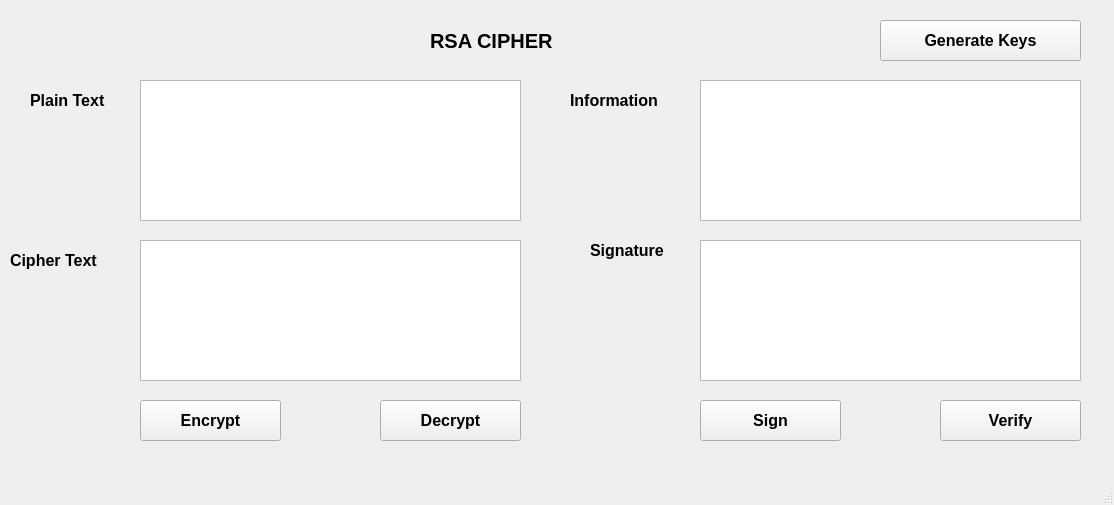
<?xml version="1.0" encoding="UTF-8"?>
<ui version="4.0">
 <class>MainWindow</class>
 <widget class="QMainWindow" name="MainWindow">
  <property name="geometry">
   <rect>
    <x>0</x>
    <y>0</y>
    <width>1114</width>
    <height>505</height>
   </rect>
  </property>
  <property name="windowTitle">
   <string>MainWindow</string>
  </property>
  <widget class="QWidget" name="centralwidget">
   <widget class="QLabel" name="label">
    <property name="geometry">
     <rect>
      <x>430</x>
      <y>20</y>
      <width>161</width>
      <height>41</height>
     </rect>
    </property>
    <property name="font">
     <font>
      <pointsize>15</pointsize>
      <weight>75</weight>
      <bold>true</bold>
     </font>
    </property>
    <property name="text">
     <string>RSA CIPHER</string>
    </property>
   </widget>
   <widget class="QLabel" name="label_2">
    <property name="geometry">
     <rect>
      <x>30</x>
      <y>80</y>
      <width>131</width>
      <height>41</height>
     </rect>
    </property>
    <property name="font">
     <font>
      <pointsize>12</pointsize>
      <weight>75</weight>
      <bold>true</bold>
     </font>
    </property>
    <property name="text">
     <string>Plain Text</string>
    </property>
   </widget>
   <widget class="QLabel" name="label_3">
    <property name="geometry">
     <rect>
      <x>10</x>
      <y>240</y>
      <width>131</width>
      <height>41</height>
     </rect>
    </property>
    <property name="font">
     <font>
      <pointsize>12</pointsize>
      <weight>75</weight>
      <bold>true</bold>
     </font>
    </property>
    <property name="text">
     <string>Cipher Text</string>
    </property>
   </widget>
   <widget class="QLabel" name="label_4">
    <property name="geometry">
     <rect>
      <x>590</x>
      <y>230</y>
      <width>131</width>
      <height>41</height>
     </rect>
    </property>
    <property name="font">
     <font>
      <pointsize>12</pointsize>
      <weight>75</weight>
      <bold>true</bold>
     </font>
    </property>
    <property name="text">
     <string>Signature</string>
    </property>
   </widget>
   <widget class="QLabel" name="label_5">
    <property name="geometry">
     <rect>
      <x>570</x>
      <y>80</y>
      <width>131</width>
      <height>41</height>
     </rect>
    </property>
    <property name="font">
     <font>
      <pointsize>12</pointsize>
      <weight>75</weight>
      <bold>true</bold>
     </font>
    </property>
    <property name="text">
     <string>Information</string>
    </property>
   </widget>
   <widget class="QPlainTextEdit" name="txt_plain_text">
    <property name="geometry">
     <rect>
      <x>140</x>
      <y>80</y>
      <width>381</width>
      <height>141</height>
     </rect>
    </property>
   </widget>
   <widget class="QPlainTextEdit" name="txt_info">
    <property name="geometry">
     <rect>
      <x>700</x>
      <y>80</y>
      <width>381</width>
      <height>141</height>
     </rect>
    </property>
   </widget>
   <widget class="QPlainTextEdit" name="txt_cipher_text">
    <property name="geometry">
     <rect>
      <x>140</x>
      <y>240</y>
      <width>381</width>
      <height>141</height>
     </rect>
    </property>
   </widget>
   <widget class="QPlainTextEdit" name="txt_sign">
    <property name="geometry">
     <rect>
      <x>700</x>
      <y>240</y>
      <width>381</width>
      <height>141</height>
     </rect>
    </property>
   </widget>
   <widget class="QPushButton" name="btn_gen_keys">
    <property name="geometry">
     <rect>
      <x>880</x>
      <y>20</y>
      <width>201</width>
      <height>41</height>
     </rect>
    </property>
    <property name="font">
     <font>
      <pointsize>12</pointsize>
      <weight>75</weight>
      <bold>true</bold>
     </font>
    </property>
    <property name="text">
     <string>Generate Keys</string>
    </property>
   </widget>
   <widget class="QPushButton" name="btn_encrypt">
    <property name="geometry">
     <rect>
      <x>140</x>
      <y>400</y>
      <width>141</width>
      <height>41</height>
     </rect>
    </property>
    <property name="font">
     <font>
      <pointsize>12</pointsize>
      <weight>75</weight>
      <bold>true</bold>
     </font>
    </property>
    <property name="text">
     <string>Encrypt</string>
    </property>
   </widget>
   <widget class="QPushButton" name="btn_decrypt">
    <property name="geometry">
     <rect>
      <x>380</x>
      <y>400</y>
      <width>141</width>
      <height>41</height>
     </rect>
    </property>
    <property name="font">
     <font>
      <pointsize>12</pointsize>
      <weight>75</weight>
      <bold>true</bold>
     </font>
    </property>
    <property name="text">
     <string>Decrypt</string>
    </property>
   </widget>
   <widget class="QPushButton" name="btn_sign">
    <property name="geometry">
     <rect>
      <x>700</x>
      <y>400</y>
      <width>141</width>
      <height>41</height>
     </rect>
    </property>
    <property name="font">
     <font>
      <pointsize>12</pointsize>
      <weight>75</weight>
      <bold>true</bold>
     </font>
    </property>
    <property name="text">
     <string>Sign</string>
    </property>
   </widget>
   <widget class="QPushButton" name="btn_verify">
    <property name="geometry">
     <rect>
      <x>940</x>
      <y>400</y>
      <width>141</width>
      <height>41</height>
     </rect>
    </property>
    <property name="font">
     <font>
      <pointsize>12</pointsize>
      <weight>75</weight>
      <bold>true</bold>
     </font>
    </property>
    <property name="text">
     <string>Verify</string>
    </property>
   </widget>
  </widget>
  <widget class="QMenuBar" name="menubar">
   <property name="geometry">
    <rect>
     <x>0</x>
     <y>0</y>
     <width>1114</width>
     <height>26</height>
    </rect>
   </property>
  </widget>
  <widget class="QStatusBar" name="statusbar"/>
 </widget>
 <resources/>
 <connections/>
</ui>
